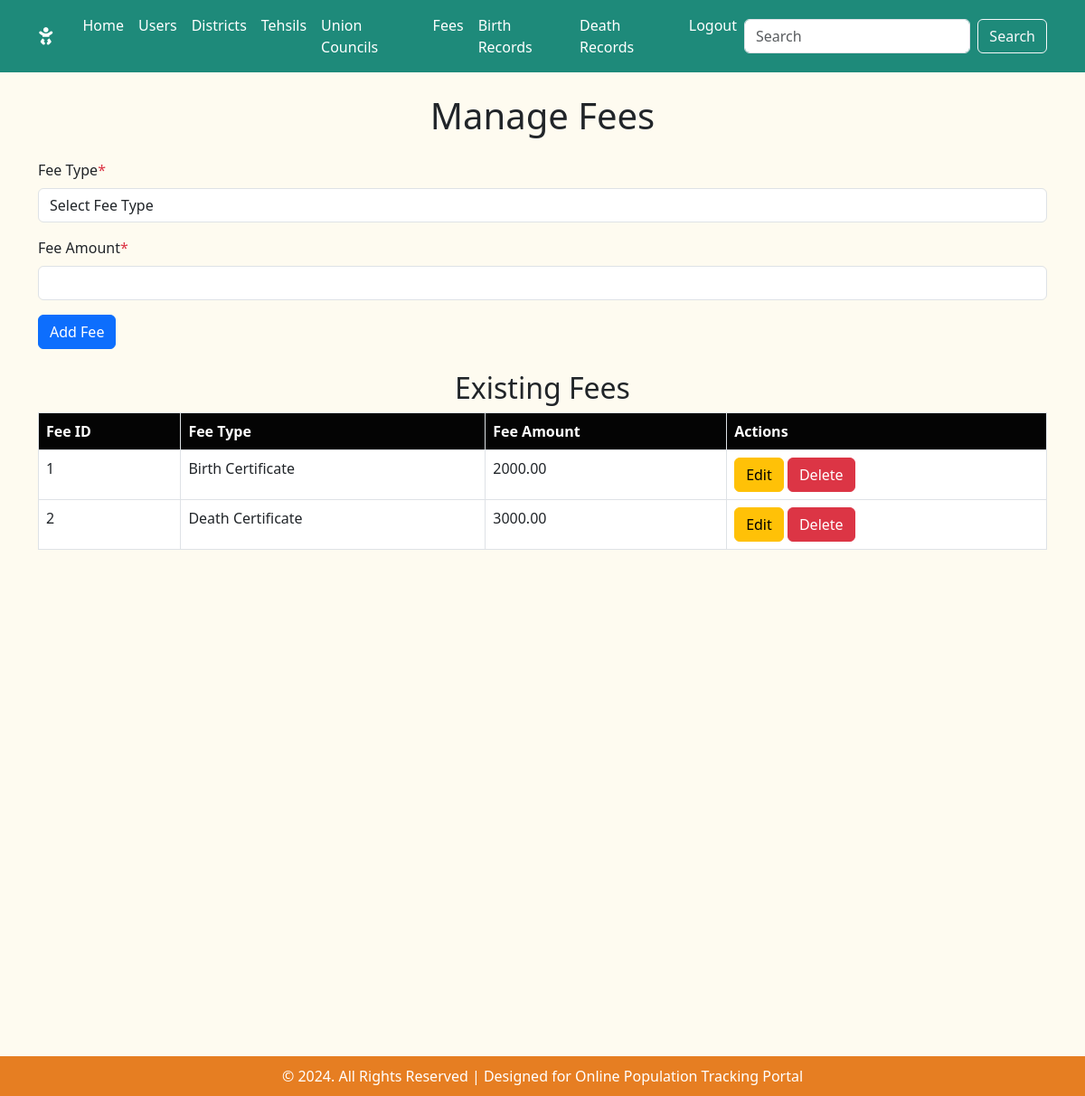
/admin/manage_fees.php (signed in), run on the app's committed database.
### tables this page shows
CREATE TABLE `fees` (
  `fee_id` int(11) NOT NULL,
  `fee_type` enum('Birth Certificate','Death Certificate') NOT NULL,
  `fee` decimal(10,2) NOT NULL
);

### admin/manage_fees.php (the view, shortened to what this page needs)
<?php
include('include/db_connect.inc');
include('include/header.inc');
include('include/nav.inc');
$query = "SELECT fee_id, fee_type, fee FROM Fees";
$result = $conn->query($query);
?>
<main class="container my-4">
    <h1 class="m-4 text-center">Manage Fees</h1>
    <form action="<?= htmlspecialchars($_SERVER['PHP_SELF']); ?>" method="POST" class="mb-4">
        <div class="mb-3">
            <label for="fee_type" class="form-label">Fee Type<span class="text-danger">*</span></label>
            <select name="fee_type" class="form-control" id="fee_type" required>
                <option value="">Select Fee Type</option>
            </select>
        </div>
        <div class="mb-3">
            <label for="fee" class="form-label">Fee Amount<span class="text-danger">*</span></label>
            <input type="number" name="fee" class="form-control" id="fee" step="0.01" min="0" required>
        </div>
        <button type="submit" name="add_fee" class="btn btn-primary">Add Fee</button>
    </form>
    <h2 class="text-center">Existing Fees</h2>
    <?php if ($result->num_rows > 0): ?>
        <table class="table table-bordered">
            <thead>
                <tr>
                    <th>Fee ID</th>
                    <th>Fee Type</th>
                    <th>Fee Amount</th>
                    <th>Actions</th>
                </tr>
            </thead>
            <tbody>
                <?php while ($fee = $result->fetch_assoc()): ?>
                    <tr>
                        <td><?= htmlspecialchars($fee['fee_id']) ?></td>
                        <td><?= htmlspecialchars($fee['fee_type']) ?></td>
                        <td><?= htmlspecialchars($fee['fee']) ?></td>
                        <td>
                            <a href="editfee.php?id=<?= $fee['fee_id'] ?>" class="btn btn-warning">Edit</a>
                            <a href="<?= htmlspecialchars($_SERVER['PHP_SELF']); ?>?delete_id=<?= $fee['fee_id'] ?>" class="btn btn-danger" onclick="return confirm('Are you sure you want to delete this fee?');">Delete</a>
                        </td>
                    </tr>
                <?php endwhile; ?>
            </tbody>
        </table>
    <?php else: ?>
        <div class="alert alert-warning text-center">
            <h3>No fees found.</h3>
        </div>
    <?php endif; ?>
</main>
<?php include('include/footer.inc'); ?>

### admin/assets/css/style.css (style rules this page uses)
body { background-color: #fefbf0; }
h1,h3 { margin: 30px; text-align: center; }
.table th { background-color: #040404; color: white; }
main { height: 130vh; }

### data on the page
fees: fee_id "1", fee_type "Birth Certificate", fee "2000.00"
fees: fee_id "2", fee_type "Death Certificate", fee "3000.00"
